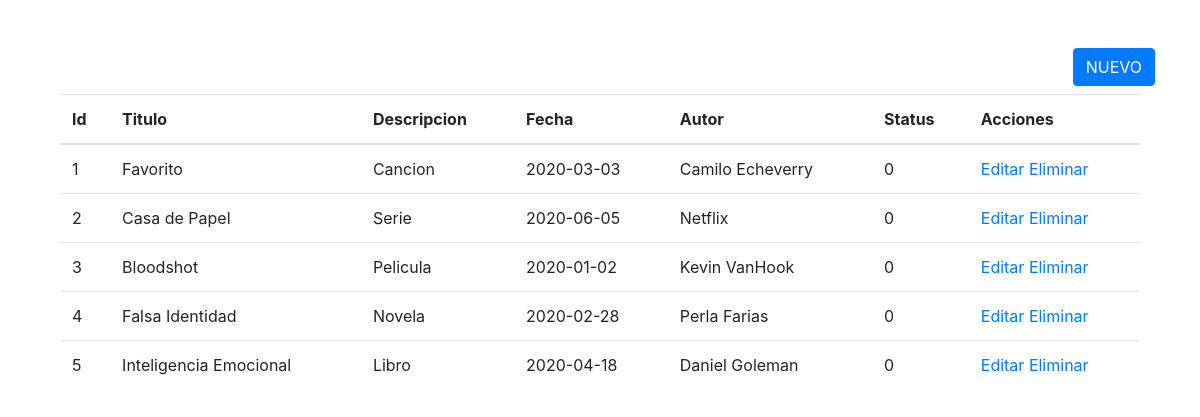
Page /modulos/blog/index.php on the committed database.
### tables this page shows
CREATE TABLE `blog` (
  `id` int(6) UNSIGNED NOT NULL,
  `titulo` varchar(100) DEFAULT NULL,
  `descripcion` varchar(100) DEFAULT NULL,
  `fecha` date DEFAULT NULL,
  `autor` varchar(20) DEFAULT NULL,
  `status` int(1) DEFAULT 1
);

### modulos/blog/index.php (the view, shortened to what this page needs)
<!DOCTYPE html>
<html lang="es-MX">
<head>
<link rel="stylesheet" href="https://stackpath.bootstrapcdn.com/bootstrap/4.5.0/css/bootstrap.min.css">
</head>
<body>
<?php
 require_once '../../conexion.php'; ?>
<div class="container mt-5">
<div class = "row">
  <div class="col-sm-12">
    <a href='formulario_blog.php' class ="btn btn-primary float-right mb-2">NUEVO</a>
  </div>
<div class ="col-sm-12">
  <div class="table-reponsive">
    <div class="col-sm-12">
    <table class="table table-stripped">
    <thead>
      <tr>
        <th>Id</th>
        <th>Titulo</th>
        <th>Descripcion</th>
        <th>Fecha</th>
        <th>Autor</th>
        <th>Status</th>
        <th>Acciones</th>
      </tr>
    </thead>
    <tbody>
      <?php
      $consulta = "SELECT * FROM blog";
      $resultado = mysqli_query($mysqli, $consulta);
      while($fila = mysqli_fetch_array($resultado)){
      ?>
      <tr>
        <td><?php echo $fila["id"]; ?></td>
        <td><?php echo $fila["titulo"]; ?></td>
        <td><?php echo $fila["descripcion"]; ?></td>
        <td><?php echo $fila["fecha"]; ?></td>
        <td><?php echo $fila["autor"]; ?></td>
        <td><?php echo $fila["status"]; ?></td>
        <td><a href="fEdicion_blog.php?id=<?php echo $fila['id']; ?>">Editar</a>
           <a href="eliminar_blog.php?id=<?php echo $fila['id']; ?>">Eliminar</a>
      </td>
      </tr>
      <?php }  ?>
    </tbody>
    </table>
  </div>
  </div>
</div>
</div>
</div>
</body>
</html>

### rows in the picture
blog: id "1", titulo "Favorito", descripcion "Cancion", fecha "2020-03-03", autor "Camilo Echeverry", status "0"
blog: id "2", titulo "Casa de Papel", descripcion "Serie", fecha "2020-06-05", autor "Netflix", status "0"
blog: id "3", titulo "Bloodshot", descripcion "Pelicula", fecha "2020-01-02", autor "Kevin VanHook", status "0"
blog: id "4", titulo "Falsa Identidad", descripcion "Novela", fecha "2020-02-28", autor "Perla Farias", status "0"
blog: id "5", titulo "Inteligencia Emocional", descripcion "Libro", fecha "2020-04-18", autor "Daniel Goleman", status "0"
